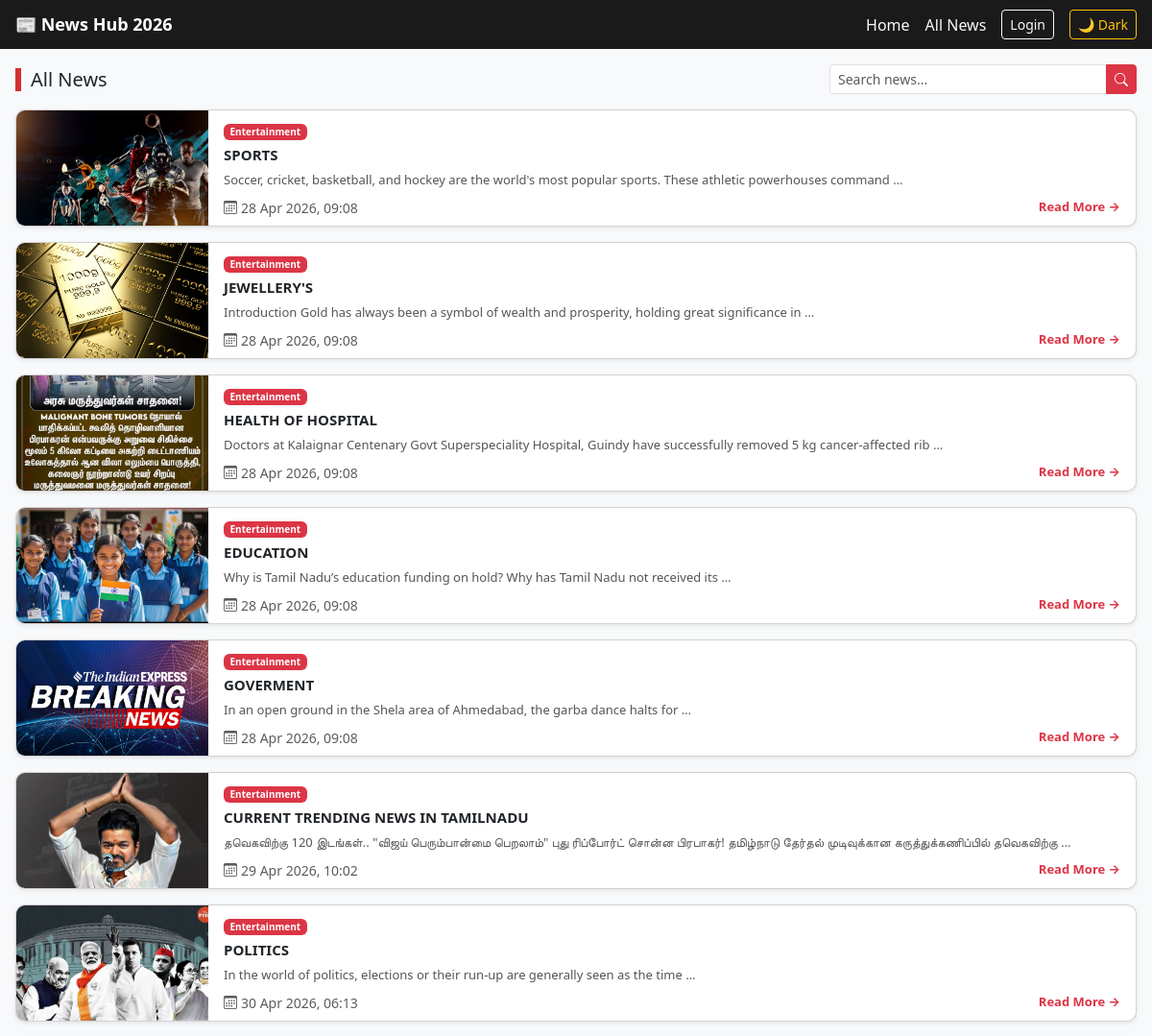
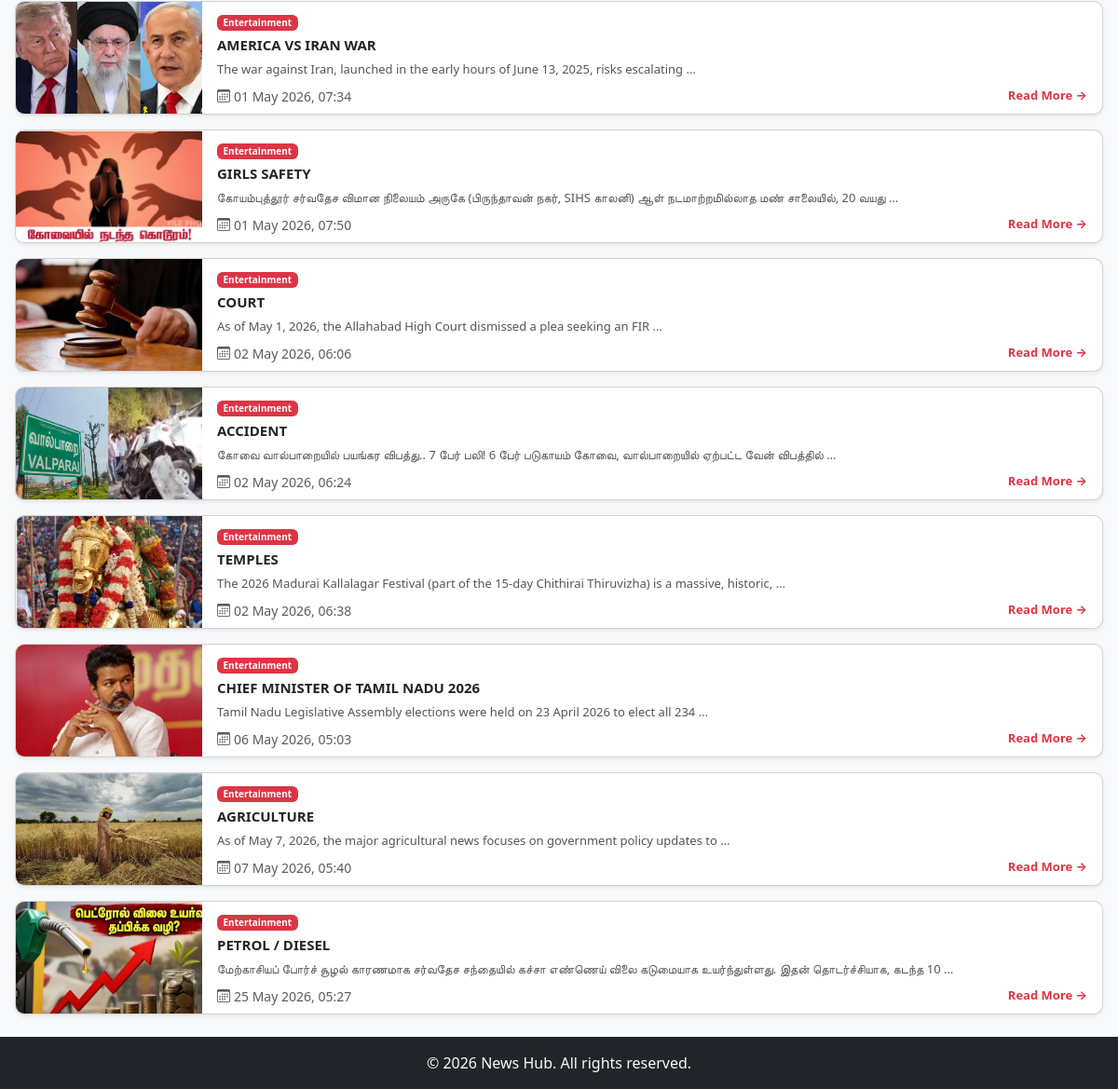
/posts/, run on the app's committed database (2 pictures, top to bottom).
### blog/models.py (models this page shows, shortened)
class Post(models.Model):
    title = models.CharField(max_length=200)
    content = models.TextField()
    created_at = models.DateTimeField(auto_now_add=True)
    image = models.ImageField(upload_to='news/', blank=True, null=True)
    tag = models.CharField(max_length=200, null=True)
    category = models.ForeignKey(Category, on_delete=models.SET_NULL, null=True, blank=True)
    views = models.PositiveIntegerField(default=0)
    likes = models.ManyToManyField(User, related_name='liked_posts', blank=True)

class Category(models.Model):
    name = models.CharField(max_length=100)

### blog/views.py (the view)
# urls.py: path('posts/', views.post_list, name='post_list'),
def post_list(request):
    posts = Post.objects.all()
    return render(request, 'blog/post_list.html', {'posts': posts})

### blog/templates/blog/post_list.html (shortened to what this page needs)
{% extends 'blog/base.html' %}
{% load static %}
{% block content %}
<div class="container-fluid mt-3 px-3">
    <div class="d-flex flex-column flex-md-row justify-content-between align-items-start align-items-md-center mb-3 gap-2">
        <h2 style="border-left:6px solid #d32f2f; padding-left:10px; font-size:20px; margin:0;">All News</h2>
        <form method="GET" action="{% url 'blog:post_list' %}" class="w-100" style="max-width:320px;">
            <div class="input-group input-group-sm">
                <input type="text" class="form-control" placeholder="Search news..." name="q" value="{{ query|default:'' }}">
                <button class="btn btn-danger" type="submit"><i class="bi bi-search"></i></button>
            </div>
        </form>
    </div>
    <div class="d-flex flex-column gap-3">
        {% for post in posts %}
        <div class="card news-item shadow-sm">
            <div class="d-flex">
                {% if post.image %}
                <img src="{{ post.image.url }}" alt="{{ post.title }}">
                {% else %}
                <img src="https://via.placeholder.com/200x120?text=No+Image" alt="no image">
                {% endif %}
                <div class="card-body py-2 px-3">
                    {% if post.category %}
                    <span class="badge bg-danger mb-1" style="font-size:10px;">{{ post.category.name }}</span>
                    {% endif %}
                    <div class="news-title">{{ post.title }}</div>
                    <div class="news-excerpt">{{ post.content|truncatewords:15 }}</div>
                    <div class="d-flex justify-content-between align-items-center mt-2">
                        <small class="text-muted"><i class="bi bi-calendar3 me-1"></i>{{ post.created_at|date:"d M Y, H:i" }}</small>
                        <a href="{% url 'blog:detail' post.id %}" class="text-danger fw-bold text-decoration-none" style="font-size:13px;">Read More →</a>
                    </div>
                </div>
            </div>
        </div>
        {% empty %}
        <div class="text-center py-5 text-muted">
            <h5>இன்னும் news இல்லை.</h5>
        </div>
        {% endfor %}
    </div>
</div>
{% endblock %}

### blog/static/blog/style.css (style rules this page uses)
body { background-color: #cccccc; }

### blog/templates/blog/post_list.html (style rules this page uses)
.news-item { border-radius: 10px; overflow: hidden; transition: transform 0.2s; }
.news-item img { width: 200px; height: 120px; object-fit: cover; flex-shrink: 0; }
.news-title { font-size: 15px; font-weight: 700; text-transform: uppercase; margin-bottom: 6px; }
.news-excerpt { font-size: 13px; color: #555; }

### data on the page
Post: image (picture), category.name "Entertainment", title "SPORTS", content "Soccer, cricket, basketball, and hockey are the world's most popular sports. These athletic powerhouses command …", created_at "28 Apr 2026, 09:08"
Post: image (picture), category.name "Entertainment", title "JEWELLERY'S", content "Introduction Gold has always been a symbol of wealth and prosperity, holding great significance in …", created_at "28 Apr 2026, 09:08"
Post: image (picture), category.name "Entertainment", title "HEALTH OF HOSPITAL", content "Doctors at Kalaignar Centenary Govt Superspeciality Hospital, Guindy have successfully removed 5 kg cancer-affected rib …", created_at "28 Apr 2026, 09:08"
Post: image (picture), category.name "Entertainment", title "EDUCATION", content "Why is Tamil Nadu’s education funding on hold? Why has Tamil Nadu not received its …", created_at "28 Apr 2026, 09:08"
Post: image (picture), category.name "Entertainment", title "GOVERMENT", content "In an open ground in the Shela area of Ahmedabad, the garba dance halts for …", created_at "28 Apr 2026, 09:08"
Post: image (picture), category.name "Entertainment", title "CURRENT TRENDING NEWS IN TAMILNADU", content "தவெகவிற்கு 120 இடங்கள்.. \"விஜய் பெரும்பான்மை பெறலாம்\" புது ரிப்போர்ட் சொன்ன பிரபாகர்! தமிழ்நாடு தேர்தல் முடிவுக்கான கருத்துக்கணிப்பில் தவெகவிற்கு …", created_at "29 Apr 2026, 10:02"
Post: image (picture), category.name "Entertainment", title "POLITICS", content "In the world of politics, elections or their run-up are generally seen as the time …", created_at "30 Apr 2026, 06:13"
Post: image (picture), category.name "Entertainment", title "AMERICA VS IRAN WAR", content "The war against Iran, launched in the early hours of June 13, 2025, risks escalating …", created_at "01 May 2026, 07:34"
Post: image (picture), category.name "Entertainment", title "GIRLS SAFETY", content "கோயம்புத்தூர் சர்வதேச விமான நிலையம் அருகே (பிருந்தாவன் நகர், SIHS காலனி) ஆள் நடமாற்றமில்லாத மண் சாலையில், 20 வயது …", created_at "01 May 2026, 07:50"
Post: image (picture), category.name "Entertainment", title "COURT", content "As of May 1, 2026, the Allahabad High Court dismissed a plea seeking an FIR …", created_at "02 May 2026, 06:06"
Post: image (picture), category.name "Entertainment", title "ACCIDENT", content "கோவை வால்பாறையில் பயங்கர விபத்து.. 7 பேர் பலி! 6 பேர் படுகாயம் கோவை, வால்பாறையில் ஏற்பட்ட வேன் விபத்தில் …", created_at "02 May 2026, 06:24"
Post: image (picture), category.name "Entertainment", title "TEMPLES", content "The 2026 Madurai Kallalagar Festival (part of the 15-day Chithirai Thiruvizha) is a massive, historic, …", created_at "02 May 2026, 06:38"
Post: image (picture), category.name "Entertainment", title "CHIEF MINISTER OF TAMIL NADU 2026", content "Tamil Nadu Legislative Assembly elections were held on 23 April 2026 to elect all 234 …", created_at "06 May 2026, 05:03"
Post: image (picture), category.name "Entertainment", title "AGRICULTURE", content "As of May 7, 2026, the major agricultural news focuses on government policy updates to …", created_at "07 May 2026, 05:40"
Post: image (picture), category.name "Entertainment", title "PETROL / DIESEL", content "மேற்காசியப் போர்ச் சூழல் காரணமாக சர்வதேச சந்தையில் கச்சா எண்ணெய் விலை கடுமையாக உயர்ந்துள்ளது. இதன் தொடர்ச்சியாக, கடந்த 10 …", created_at "25 May 2026, 05:27"
